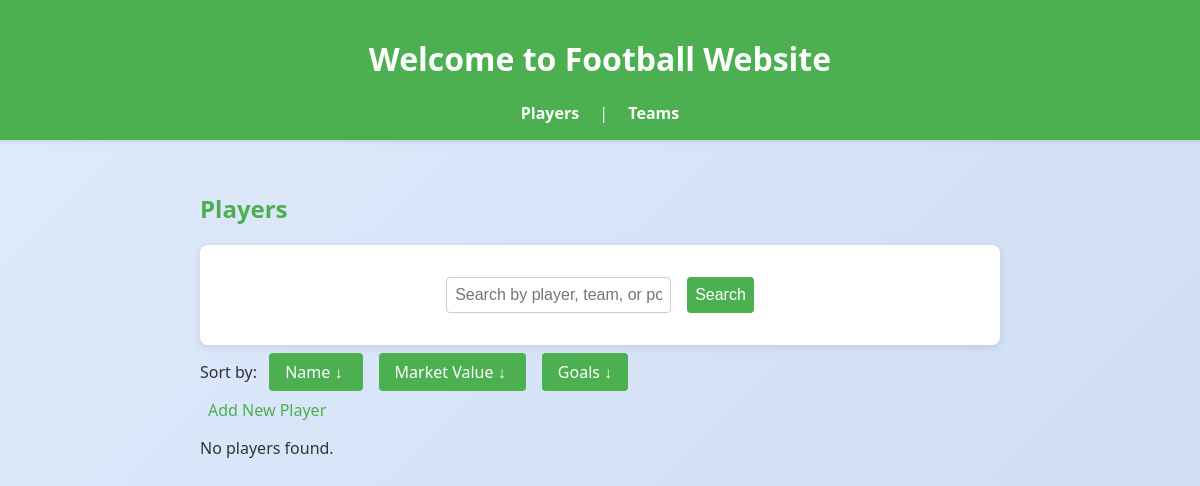
Page /api/ on the earlier database version.
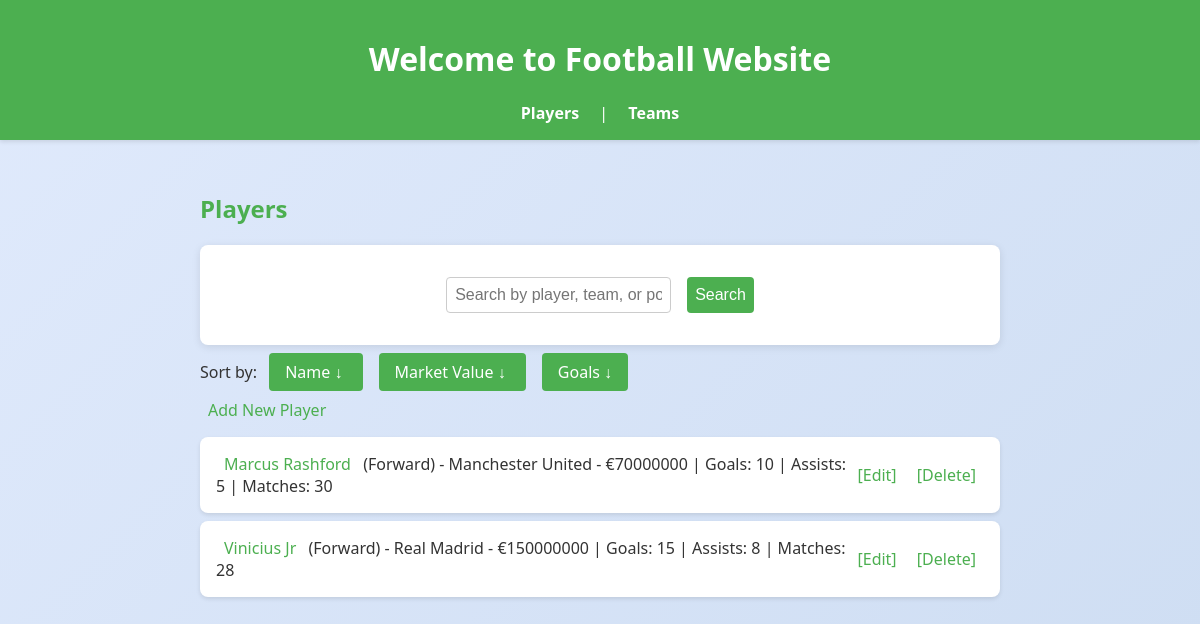
Same page on the later database version.
### app/models.py (models this page shows)
class Player(db.Model):
    id = db.Column(db.Integer, primary_key=True)
    name = db.Column(db.String(100), nullable=False)
    position = db.Column(db.String(50), nullable=False)
    market_value = db.Column(db.Integer, nullable=False)
    goals = db.Column(db.Integer, nullable=False, default=0)
    assists = db.Column(db.Integer, nullable=False, default=0)
    matches_played = db.Column(db.Integer, nullable=False, default=0)
    team_id = db.Column(db.Integer, db.ForeignKey('team.id'), nullable=False)

class Team(db.Model):
    id = db.Column(db.Integer, primary_key=True)
    name = db.Column(db.String(100), nullable=False)
    country = db.Column(db.String(100), nullable=False)
    logo = db.Column(db.String(100), nullable=True)  # Filename of the logo
    players = db.relationship('Player', backref='team', lazy=True)

### app/routes.py (the view)
@bp.route('/')
def index():
    players = Player.query.all()
    return render_template('index.html', players=players)

### app/templates/index.html (shortened to what this page needs)
<!DOCTYPE html>
<html lang="en">
<head>
    <link rel="stylesheet" href="{{ url_for('static', filename='css/style.css') }}">
</head>
<body>
    <header>
        <h1>Welcome to Football Website</h1>
        <nav>
            <a href="{{ url_for('index') }}">Players</a> |
            <a href="{{ url_for('teams') }}">Teams</a>
        </nav>
    </header>
    <main>
        <h2>Players</h2>
        <form method="POST" action="{{ url_for('search') }}" class="search-form">
            <input type="text" name="query" placeholder="Search by player, team, or position" value="{{ query or '' }}">
            <button type="submit">Search</button>
        </form>
        <div class="sort-buttons">
            <span>Sort by:</span>
            <a href="{{ url_for('index', sort_by='name', sort_order='asc' if sort_by == 'name' and sort_order == 'desc' else 'desc') }}">
                Name {{ '↑' if sort_by == 'name' and sort_order == 'asc' else '↓' }}
            </a>
            <a href="{{ url_for('index', sort_by='market_value', sort_order='asc' if sort_by == 'market_value' and sort_order == 'desc' else 'desc') }}">
                Market Value {{ '↑' if sort_by == 'market_value' and sort_order == 'asc' else '↓' }}
            </a>
            <a href="{{ url_for('index', sort_by='goals', sort_order='asc' if sort_by == 'goals' and sort_order == 'desc' else 'desc') }}">
                Goals {{ '↑' if sort_by == 'goals' and sort_order == 'asc' else '↓' }}
            </a>
        </div>
        <p><a href="{{ url_for('add_player') }}">Add New Player</a></p>
        <ul class="player-list">
            {% if players %}
                {% for player in players %}
                    <li class="player-item">
                        <span><a href="{{ url_for('player_details', id=player.id) }}">{{ player.name }}</a> ({{ player.position }}) - {{ player.team.name }} - €{{ player.market_value }} | Goals: {{ player.goals }} | Assists: {{ player.assists }} | Matches: {{ player.matches_played }}</span>
                        <span class="actions">
                            <a href="{{ url_for('edit_player', id=player.id) }}">[Edit]</a>
                            <a href="{{ url_for('delete_player', id=player.id) }}" onclick="return confirm('Are you sure you want to delete {{ player.name }}?')">[Delete]</a>
                        </span>
                    </li>
                {% endfor %}
            {% else %}
                <p>No players found.</p>
            {% endif %}
        </ul>
    </main>
</body>
</html>

### app/static/css/style.css (style rules this page uses)
body { font-family: 'Segoe UI', Arial, sans-serif; margin: 0; padding: 0; background: linear-gradient(135deg, #e0eafc, #cfdef3); color: #333; }
header { background-color: #4CAF50; color: white; padding: 1em; text-align: center; box-shadow: 0 2px 4px rgba(0, 0, 0, 0.1); }
nav { margin-top: 0.5em; }
nav a { color: white; margin: 0 1em; text-decoration: none; font-weight: bold; }
main { padding: 2em; max-width: 800px; margin: 0 auto; }
h2, h3 { color: #4CAF50; }
form { display: inline-block; text-align: left; background: white; padding: 1.5em; border-radius: 8px; box-shadow: 0 2px 8px rgba(0, 0, 0, 0.1); }
.search-form { display: flex; justify-content: center; margin-bottom: 1em; }
input, select, button { margin: 0.5em; padding: 0.5em; font-size: 1em; border: 1px solid #ccc; border-radius: 4px; }
button { background-color: #4CAF50; color: white; border: none; cursor: pointer; transition: background-color 0.3s; }
a { color: #4CAF50; text-decoration: none; margin: 0 0.5em; }
ul.player-list, ul.team-list { list-style-type: none; padding: 0; }
li.player-item, li.team-item { background: white; padding: 1em; margin: 0.5em 0; border-radius: 8px; box-shadow: 0 2px 4px rgba(0, 0, 0, 0.1); animation: fadeIn 0.5s ease-in; display: flex; align-items: center; }
li.player-item span, li.team-item span { flex-grow: 1; }
li.player-item .actions, li.team-item .actions { flex-shrink: 0; }
.sort-buttons { margin-bottom: 1em; }
.sort-buttons a { background-color: #4CAF50; color: white; padding: 0.5em 1em; border-radius: 4px; margin: 0 0.5em; text-decoration: none; }

Differences in the rows shown:
added Player: name "Marcus Rashford", position "Forward", team.name "Manchester United", market_value "70000000", goals "10", assists "5", matches_played "30"
added Player: name "Vinicius Jr", position "Forward", team.name "Real Madrid", market_value "150000000", goals "15", assists "8", matches_played "28"
Other differences:
text no longer shown: "No players found."
